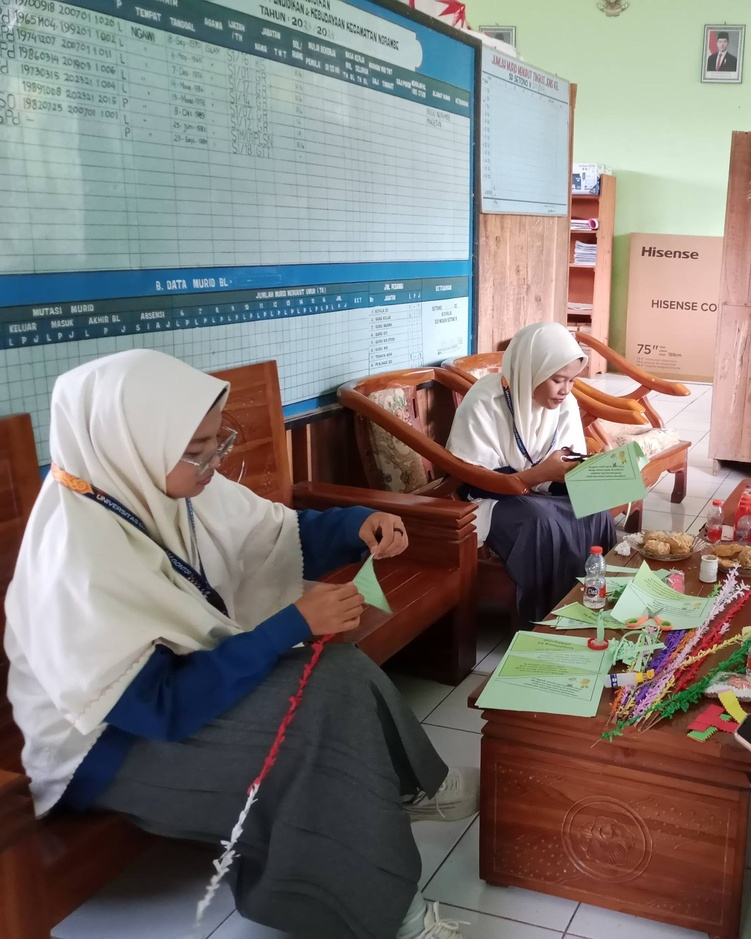
#> input picture images/gambar1.jpg, 751 x 939 px, shrunk from 1536 x 1920 before the run, found by its file name
$ python 03_keypoint_orient.py
#> lines starting #> are read from the running program, lines starting #| are printed output that depends on the picture
import cv2
import matplotlib.pyplot as plt
import numpy as np

img = cv2.imread('./images/gambar1.jpg')
#> img is the input picture: shape (939, 751, 3); mean B, G, R 120.1, 123.6, 128.8
img_rgb = cv2.cvtColor(img, cv2.COLOR_BGR2RGB)

sift = cv2.SIFT_create()
kp, des = sift.detectAndCompute(img, None)
#> kp = 2471 keypoints; strongest (x, y, size): (581, 359, 2.9), (585, 319, 8.1), (599, 373, 1.8), (574, 319, 9)

img_all_kp = cv2.drawKeypoints(img_rgb, kp, None,
                               flags=cv2.DRAW_MATCHES_FLAGS_DRAW_RICH_KEYPOINTS)
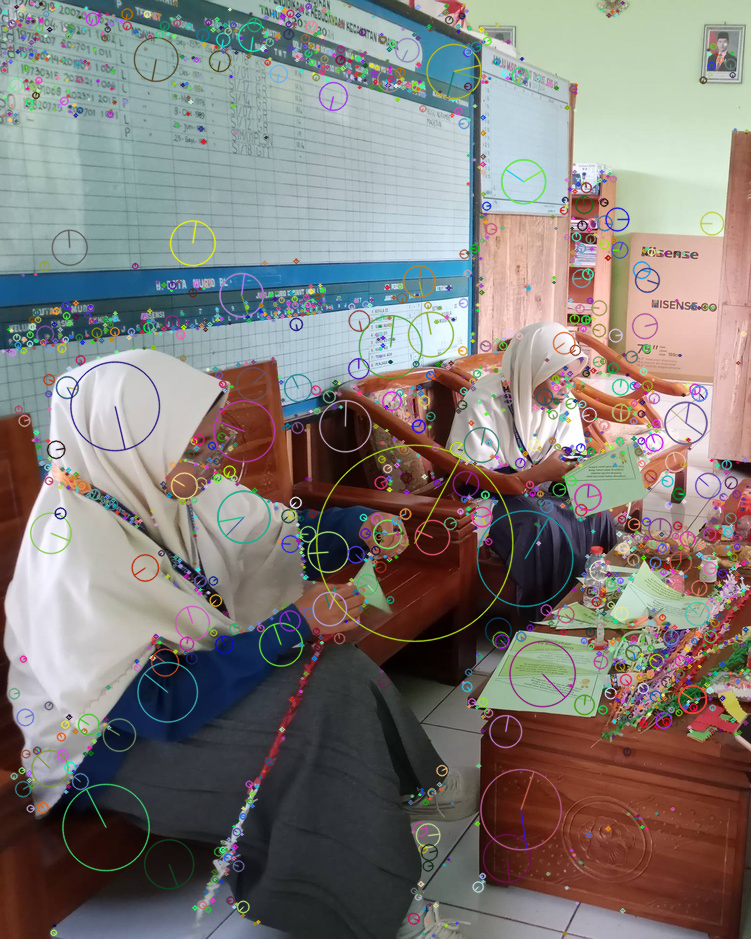
#> img_all_kp: shape (939, 751, 3); mean R, G, B 128.7, 124, 120.4
kp_stable = sorted(kp, key=lambda x: x.response, reverse=True)[:50]
#> kp_stable = 50 keypoints; strongest (x, y, size): (581, 359, 2.9), (585, 319, 8.1), (599, 373, 1.8), (574, 319, 9)
img_stable_kp = cv2.drawKeypoints(img_rgb, kp_stable, None,
                                  flags=cv2.DRAW_MATCHES_FLAGS_DRAW_RICH_KEYPOINTS)
plt.figure(figsize=(15, 8))
plt.subplot(1, 2, 1)
plt.imshow(img_all_kp)
plt.title(f"All Detected Keypoints (Total: {len(kp)})")
plt.axis('off')
plt.subplot(1, 2, 2)
plt.imshow(img_stable_kp)
plt.title("Top 50 Most Stable Keypoints (Filtered by Response)")
plt.axis('off')

plt.tight_layout()
plt.savefig('03_visualisasi_proses_keypoints.png')
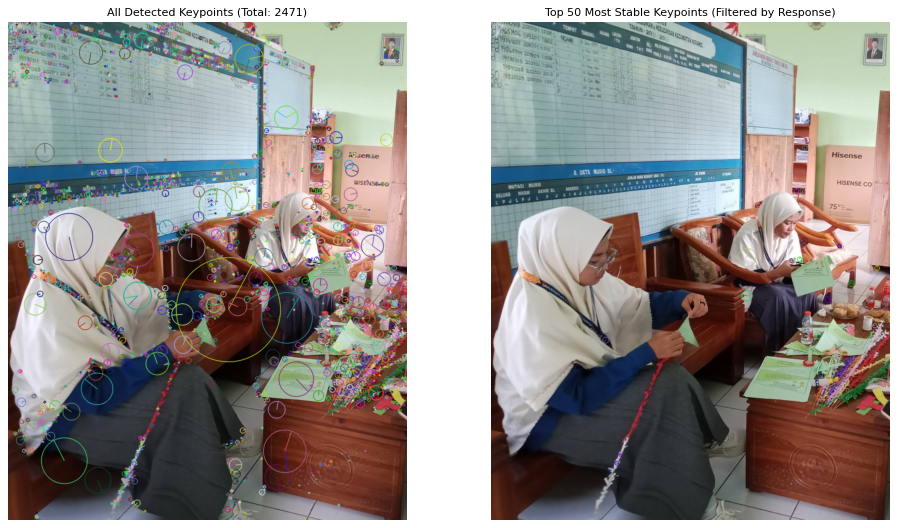
#> figure drawn by matplotlib, 2 panels
plt.show()

print(f"Total keypoints yang ditemukan: {len(kp)}")
#| Total keypoints yang ditemukan: 2471

$ run again, with images/gambar2.jpg copied over images/gambar1.jpg
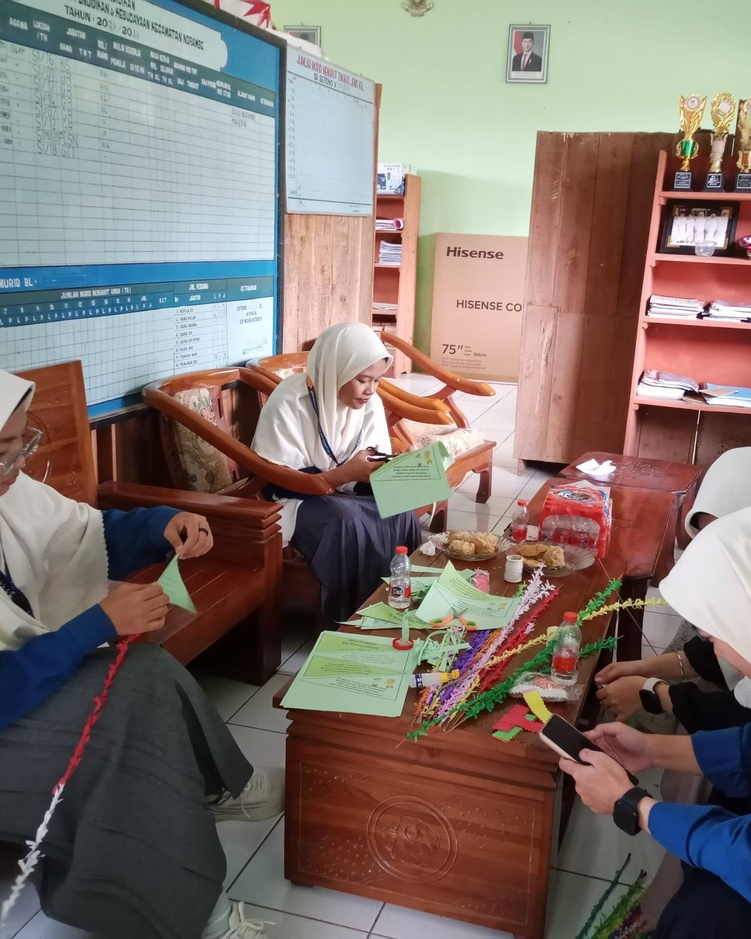
#> input picture images/gambar2.jpg, 751 x 939 px, shrunk from 1536 x 1920 before the run, found by its file name
#> img is the input picture: shape (939, 751, 3); mean B, G, R 110.8, 116.3, 129.5
#> kp = 2672 keypoints; strongest (x, y, size): (700, 316, 4.2), (386, 359, 2.9), (646, 313, 2.3), (707, 307, 5)
#> `img_all_kp = cv2.drawKeypoints(img_rgb, kp, None, flags=cv2.DRAW_MATCH..`:
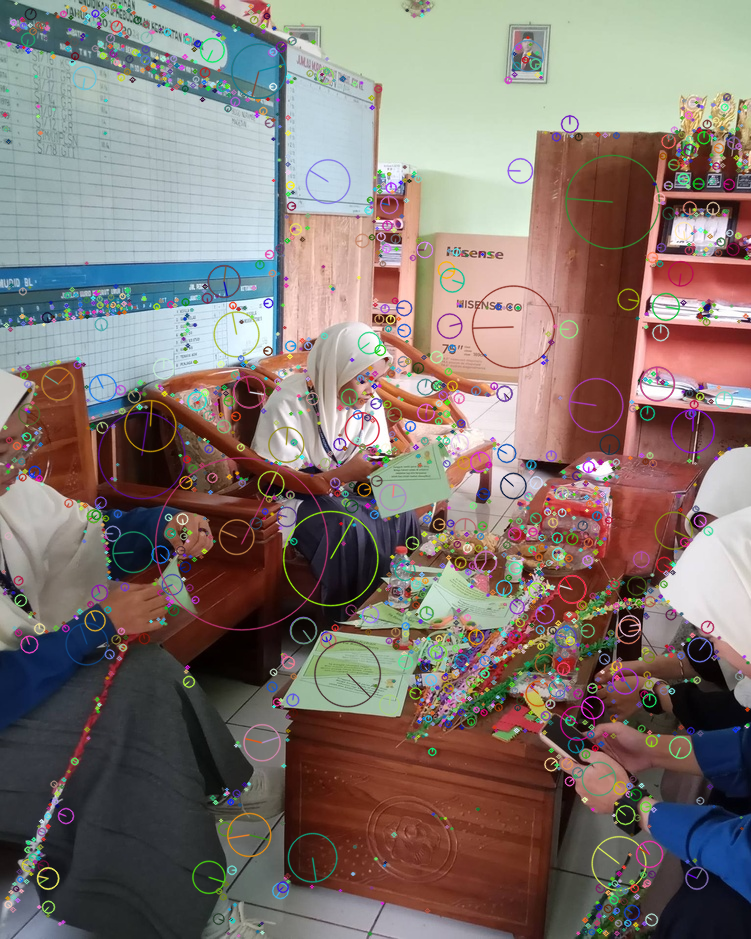
#> img_all_kp: shape (939, 751, 3); mean R, G, B 129.7, 117.4, 112.2
#> kp_stable = 50 keypoints; strongest (x, y, size): (700, 316, 4.2), (386, 359, 2.9), (646, 313, 2.3), (707, 307, 5)
#> `plt.savefig('03_visualisasi_proses_keypoints.png')`:
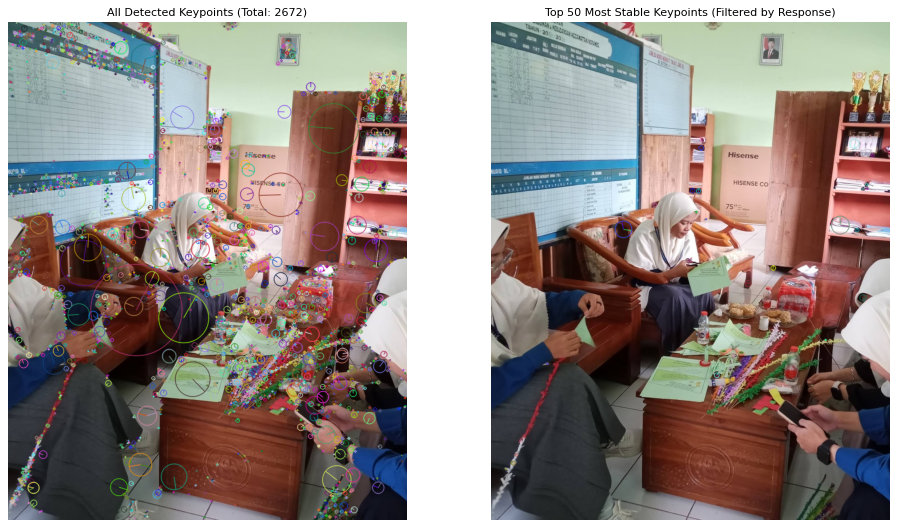
#> figure drawn by matplotlib, 2 panels
#| Total keypoints yang ditemukan: 2672

$ run again, with images/gambar3.jpg copied over images/gambar1.jpg
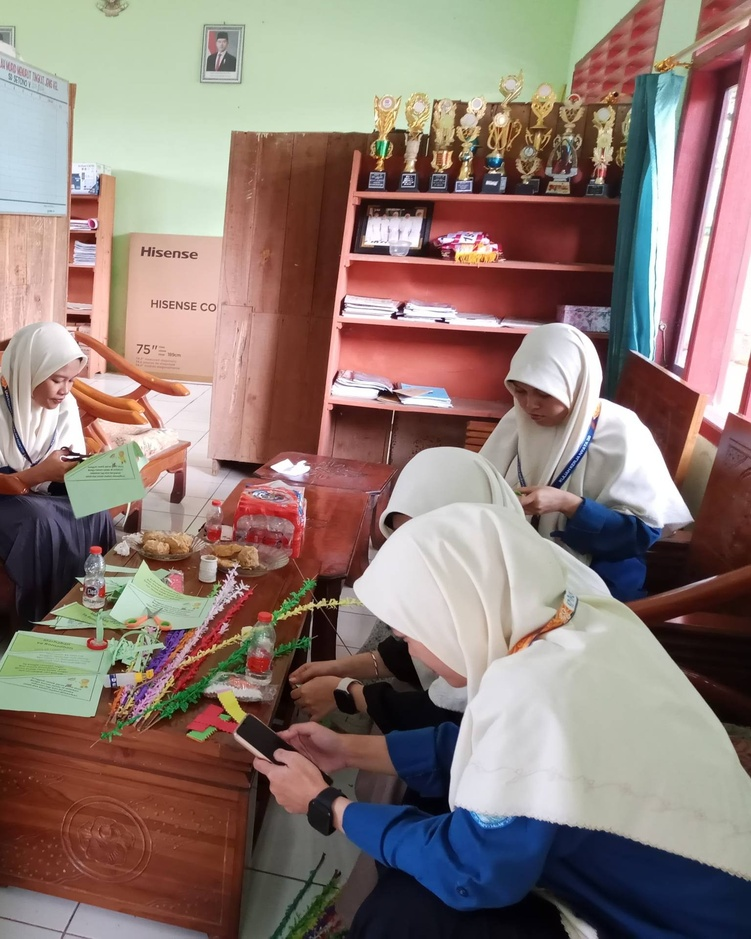
#> input picture images/gambar3.jpg, 751 x 939 px, shrunk from 1536 x 1920 before the run, found by its file name
#> img is the input picture: shape (939, 751, 3); mean B, G, R 116.6, 123, 142.5
#> kp = 2540 keypoints; strongest (x, y, size): (394, 316, 4.2), (80, 359, 2.9), (662, 504, 33.8), (341, 313, 2.3)
#> `img_all_kp = cv2.drawKeypoints(img_rgb, kp, None, flags=cv2.DRAW_MATCH..`:
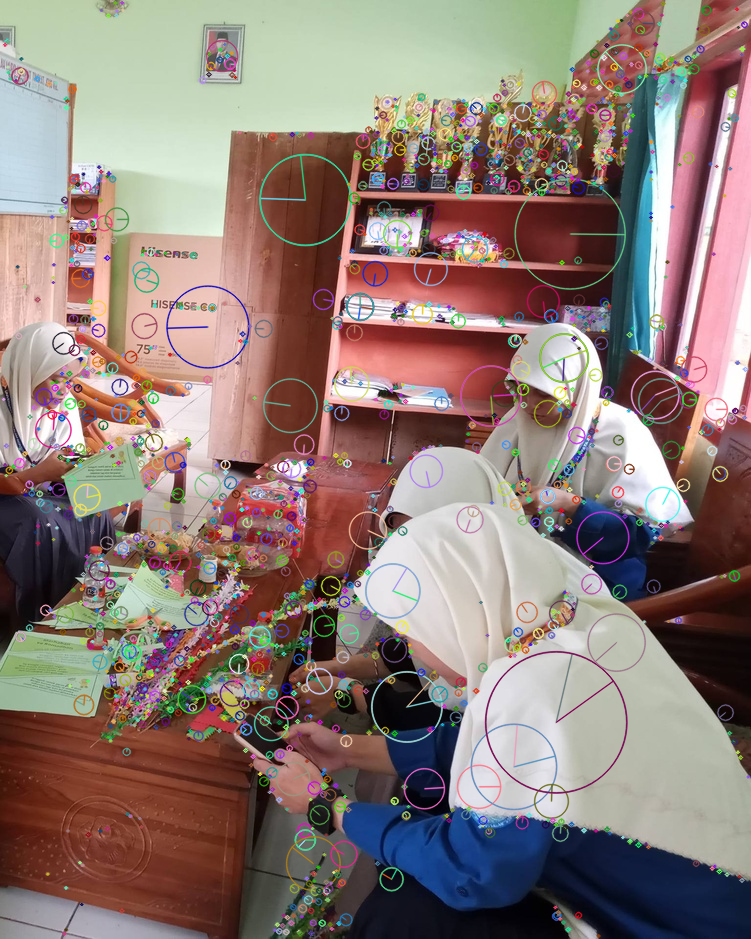
#> img_all_kp: shape (939, 751, 3); mean R, G, B 141.8, 123.9, 118.1
#> kp_stable = 50 keypoints; strongest (x, y, size): (394, 316, 4.2), (80, 359, 2.9), (662, 504, 33.8), (341, 313, 2.3)
#> `plt.savefig('03_visualisasi_proses_keypoints.png')`:
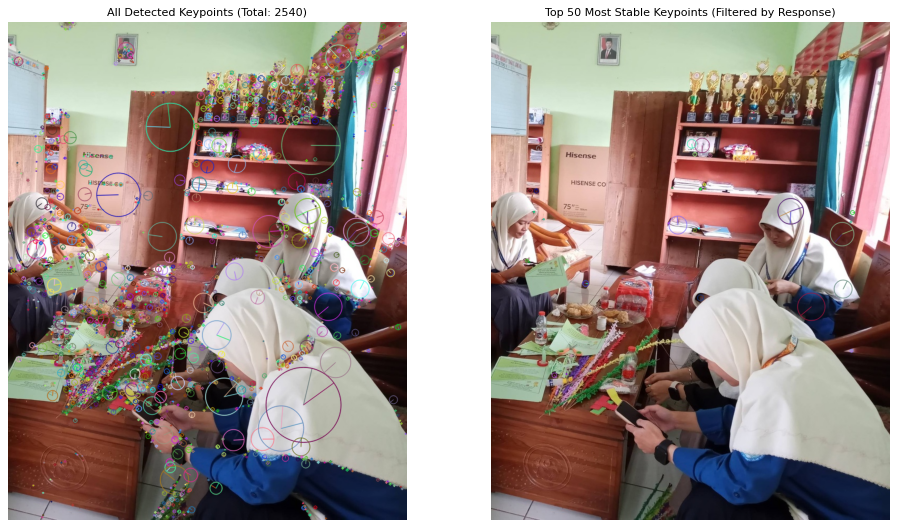
#> figure drawn by matplotlib, 2 panels
#| Total keypoints yang ditemukan: 2540
